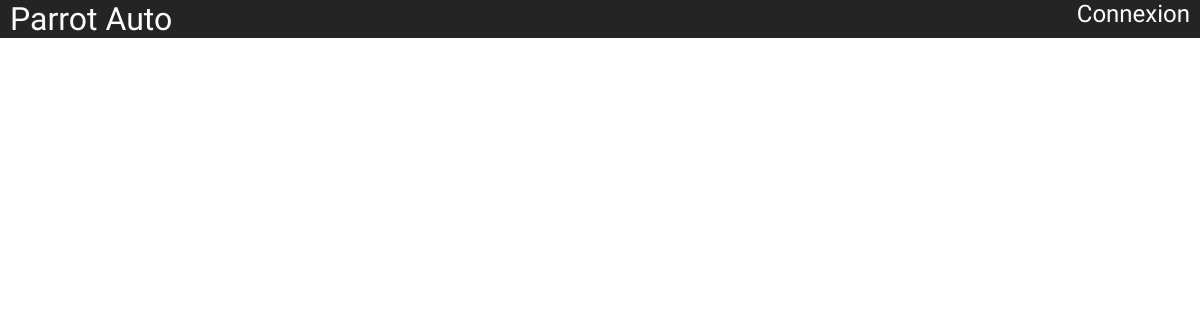
/landingpage.php, run on an earlier commit of the app's database.
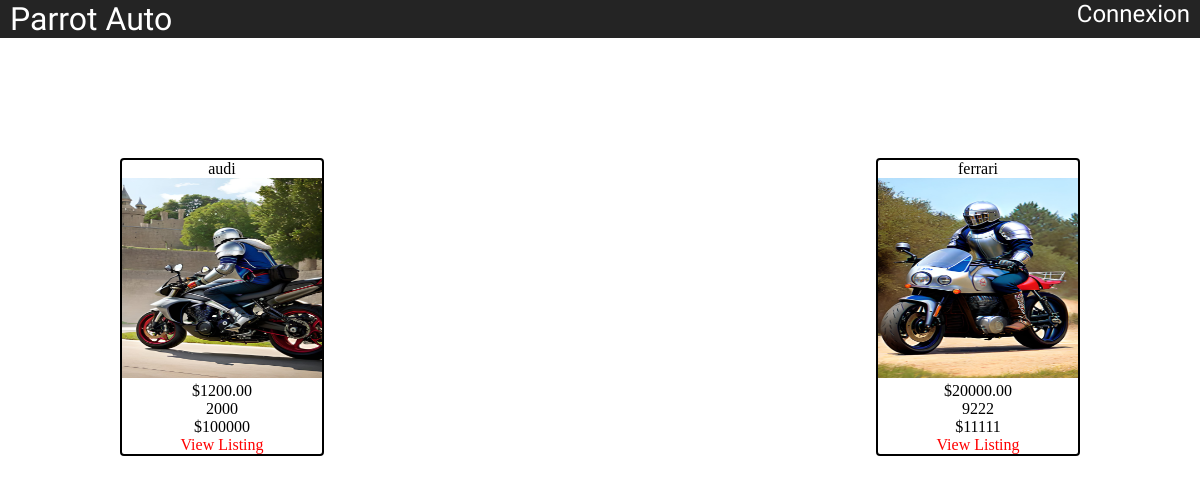
And on a later commit of the database.
### tables this page shows
CREATE TABLE `images` (
  `id` int(11) NOT NULL,
  `path_image` varchar(255) DEFAULT NULL,
  `car_listing_id` int(11) NOT NULL
);

CREATE TABLE `car_listing` (
  `id` int(11) NOT NULL,
  `model` varchar(255) NOT NULL,
  `price` decimal(10,2) NOT NULL,
  `year` int(11) NOT NULL,
  `km` int(11) NOT NULL
);

### landingpage.php (the view, shortened to what this page needs)
<!DOCTYPE html>
<html lang="en">
<head>
    <?php require('header.php');
    ?>
    <link rel="stylesheet" href="Styling/landingpage.css">
</head>
<body>
<div>
    <?php
    $sql = "SELECT * FROM car_listing INNER JOIN images ON car_listing.id = images.car_listing_id";
    $db = new Database;
    $pdo = $db->getPDO();
    $cars = $pdo->query($sql);
    $result = $cars->fetchAll();
    ?>
    <div class="listing">
        <?php
        foreach ($result as $item) {
            echo '<div class="box">';
            echo '<p>' . $item['model'] . '</p>';
            echo '<img src=".' . $item['path_image'] . ' " class="image-size">';
            echo '<p>$' . $item['price'] . '</p>';
            echo '<p>' . $item['year'] . '</p>';
            echo '<p>$' . $item['km'] . '</p>';
            echo '<a href="listing.php?id=' . $item['id'] . '" class="listing-button">View Listing</a>';
            echo '</div>';
        } ?>
    </div>
</div>
</body>
</html>

### header.php (shortened to what this page needs)
<?php
    $isLoggedIn = isset($_SESSION['user_id']);
?>
<html lang="en">
<head>
    <link rel="stylesheet" href="Styling/header_styling.css">
</head>
<body>
    <div id="navbar">
        <div id="leftS">
            <a href="landingpage.php" class="logo">Parrot Auto</a>
        </div>
        <div id="rightS">
            <ul id="rightNav">
                <li>
                    <?php if ($isLoggedIn): ?>
                        <a href="logout.php">Deconnexion</a>
                    <?php else: ?>
                        <a href="login.php">Connexion</a>
                    <?php endif; ?>
                </li>
            </ul>
        </div>
    </div>
</body>
</html>

### Styling/header_styling.css (style rules this page uses)
* { margin: 0%; }
#navbar { display: flex; justify-content: space-between; background-color: rgb(36, 36, 36); text-align: center; padding: 0 10px; }
#leftS { font-family: "Sofia", sans-serif; font-size: 2rem; }
#rightNav { display: flex; justify-content: space-between; gap: 1em; list-style: none; font-size: 1.5rem; font-family: "Sofia", sans-serif; }
a { text-decoration: none; color: white; }

### Styling/landingpage.css (style rules this page uses)
.image-size { width: 200px; height: 200px; }
.listing { display: flex; justify-content: space-between; padding: 10%; }
.box { border: solid 2px black; border-radius: 4px; text-align: center; }
.listing-button { color: red; }

What changed in the data, as far as the page shows it:
added images: car_listing.model "audi", shows a picture, car_listing.price "1200.00", car_listing.year "2000", car_listing.km "100000"
added images: car_listing.model "ferrari", shows a picture, car_listing.price "20000.00", car_listing.year "9222", car_listing.km "11111"
